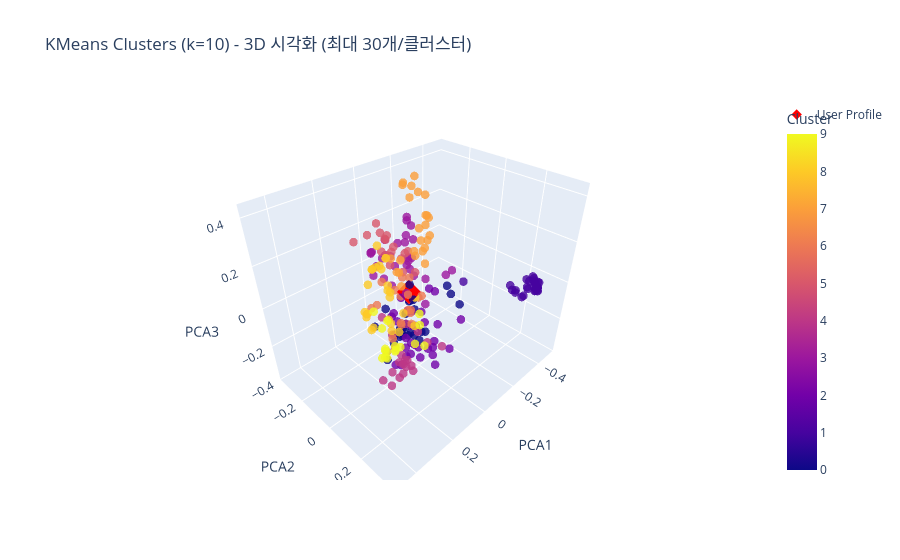

This figure's notebook cell:
### Code cell
visualize_clusters_interactive("logic/results/embeddings.csv", n_clusters=10, max_points_per_cluster=30)

### Figure 1 — Plotly figure (JSON) as saved in the notebook; plotly's stock layout.template omitted (floating-point values rounded to 4 significant figures; data arrays with more than 128 entries replaced by an {"elided": "..."} marker saying what was removed)
{"data": [{"customdata": {"elided": "243x1 str values"}, "hovertemplate": "PCA1=%{x}<br>PCA2=%{y}<br>PCA3=%{z}<br>text=%{customdata[0]}<br>Cluster=%{marker.color}<extra></extra>", "legendgroup": "", "marker": {"color": {"elided": "243 int values"}, "coloraxis": "coloraxis", "opacity": 0.8, "size": 5, "symbol": "circle"}, "mode": "markers", "name": "", "scene": "scene", "showlegend": false, "type": "scatter3d", "x": {"elided": "243 float values"}, "y": {"elided": "243 float values"}, "z": {"elided": "243 float values"}}, {"marker": {"color": "red", "size": 8, "symbol": "diamond"}, "mode": "markers", "name": "User Profile", "type": "scatter3d", "x": [-0.03307], "y": [-0.09694], "z": [-0.04658]}], "layout": {"coloraxis": {"colorbar": {"title": {"text": "Cluster"}}, "colorscale": [[0, "#0d0887"], [0.1111, "#46039f"], [0.2222, "#7201a8"], [0.3333, "#9c179e"], [0.4444, "#bd3786"], [0.5556, "#d8576b"], [0.6667, "#ed7953"], [0.7778, "#fb9f3a"], [0.8889, "#fdca26"], [1, "#f0f921"]]}, "legend": {"tracegroupgap": 0}, "scene": {"domain": {"x": [0, 1], "y": [0, 1]}, "xaxis": {"title": {"text": "PCA1"}}, "yaxis": {"title": {"text": "PCA2"}}, "zaxis": {"title": {"text": "PCA3"}}}, "title": {"text": "KMeans Clusters (k=10) - 3D 시각화 (최대 30개/클러스터)"}}}
